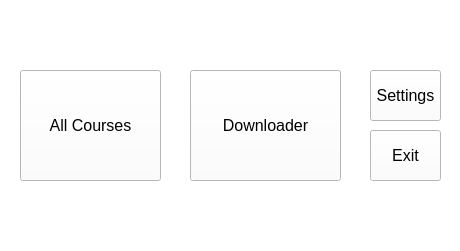
<?xml version="1.0" encoding="UTF-8"?>
<ui version="4.0">
 <class>MainWndClass</class>
 <widget class="QMainWindow" name="MainWndClass">
  <property name="geometry">
   <rect>
    <x>0</x>
    <y>0</y>
    <width>460</width>
    <height>251</height>
   </rect>
  </property>
  <property name="minimumSize">
   <size>
    <width>460</width>
    <height>251</height>
   </size>
  </property>
  <property name="maximumSize">
   <size>
    <width>460</width>
    <height>251</height>
   </size>
  </property>
  <property name="palette">
   <palette>
    <active>
     <colorrole role="WindowText">
      <brush brushstyle="SolidPattern">
       <color alpha="255">
        <red>0</red>
        <green>0</green>
        <blue>0</blue>
       </color>
      </brush>
     </colorrole>
     <colorrole role="Button">
      <brush brushstyle="SolidPattern">
       <color alpha="255">
        <red>255</red>
        <green>255</green>
        <blue>255</blue>
       </color>
      </brush>
     </colorrole>
     <colorrole role="Light">
      <brush brushstyle="SolidPattern">
       <color alpha="255">
        <red>255</red>
        <green>255</green>
        <blue>255</blue>
       </color>
      </brush>
     </colorrole>
     <colorrole role="Midlight">
      <brush brushstyle="SolidPattern">
       <color alpha="255">
        <red>255</red>
        <green>255</green>
        <blue>255</blue>
       </color>
      </brush>
     </colorrole>
     <colorrole role="Dark">
      <brush brushstyle="SolidPattern">
       <color alpha="255">
        <red>127</red>
        <green>127</green>
        <blue>127</blue>
       </color>
      </brush>
     </colorrole>
     <colorrole role="Mid">
      <brush brushstyle="SolidPattern">
       <color alpha="255">
        <red>170</red>
        <green>170</green>
        <blue>170</blue>
       </color>
      </brush>
     </colorrole>
     <colorrole role="Text">
      <brush brushstyle="SolidPattern">
       <color alpha="255">
        <red>0</red>
        <green>0</green>
        <blue>0</blue>
       </color>
      </brush>
     </colorrole>
     <colorrole role="BrightText">
      <brush brushstyle="SolidPattern">
       <color alpha="255">
        <red>255</red>
        <green>255</green>
        <blue>255</blue>
       </color>
      </brush>
     </colorrole>
     <colorrole role="ButtonText">
      <brush brushstyle="SolidPattern">
       <color alpha="255">
        <red>0</red>
        <green>0</green>
        <blue>0</blue>
       </color>
      </brush>
     </colorrole>
     <colorrole role="Base">
      <brush brushstyle="SolidPattern">
       <color alpha="255">
        <red>255</red>
        <green>255</green>
        <blue>255</blue>
       </color>
      </brush>
     </colorrole>
     <colorrole role="Window">
      <brush brushstyle="SolidPattern">
       <color alpha="255">
        <red>255</red>
        <green>255</green>
        <blue>255</blue>
       </color>
      </brush>
     </colorrole>
     <colorrole role="Shadow">
      <brush brushstyle="SolidPattern">
       <color alpha="255">
        <red>0</red>
        <green>0</green>
        <blue>0</blue>
       </color>
      </brush>
     </colorrole>
     <colorrole role="AlternateBase">
      <brush brushstyle="SolidPattern">
       <color alpha="255">
        <red>255</red>
        <green>255</green>
        <blue>255</blue>
       </color>
      </brush>
     </colorrole>
     <colorrole role="ToolTipBase">
      <brush brushstyle="SolidPattern">
       <color alpha="255">
        <red>255</red>
        <green>255</green>
        <blue>220</blue>
       </color>
      </brush>
     </colorrole>
     <colorrole role="ToolTipText">
      <brush brushstyle="SolidPattern">
       <color alpha="255">
        <red>0</red>
        <green>0</green>
        <blue>0</blue>
       </color>
      </brush>
     </colorrole>
    </active>
    <inactive>
     <colorrole role="WindowText">
      <brush brushstyle="SolidPattern">
       <color alpha="255">
        <red>0</red>
        <green>0</green>
        <blue>0</blue>
       </color>
      </brush>
     </colorrole>
     <colorrole role="Button">
      <brush brushstyle="SolidPattern">
       <color alpha="255">
        <red>255</red>
        <green>255</green>
        <blue>255</blue>
       </color>
      </brush>
     </colorrole>
     <colorrole role="Light">
      <brush brushstyle="SolidPattern">
       <color alpha="255">
        <red>255</red>
        <green>255</green>
        <blue>255</blue>
       </color>
      </brush>
     </colorrole>
     <colorrole role="Midlight">
      <brush brushstyle="SolidPattern">
       <color alpha="255">
        <red>255</red>
        <green>255</green>
        <blue>255</blue>
       </color>
      </brush>
     </colorrole>
     <colorrole role="Dark">
      <brush brushstyle="SolidPattern">
       <color alpha="255">
        <red>127</red>
        <green>127</green>
        <blue>127</blue>
       </color>
      </brush>
     </colorrole>
     <colorrole role="Mid">
      <brush brushstyle="SolidPattern">
       <color alpha="255">
        <red>170</red>
        <green>170</green>
        <blue>170</blue>
       </color>
      </brush>
     </colorrole>
     <colorrole role="Text">
      <brush brushstyle="SolidPattern">
       <color alpha="255">
        <red>0</red>
        <green>0</green>
        <blue>0</blue>
       </color>
      </brush>
     </colorrole>
     <colorrole role="BrightText">
      <brush brushstyle="SolidPattern">
       <color alpha="255">
        <red>255</red>
        <green>255</green>
        <blue>255</blue>
       </color>
      </brush>
     </colorrole>
     <colorrole role="ButtonText">
      <brush brushstyle="SolidPattern">
       <color alpha="255">
        <red>0</red>
        <green>0</green>
        <blue>0</blue>
       </color>
      </brush>
     </colorrole>
     <colorrole role="Base">
      <brush brushstyle="SolidPattern">
       <color alpha="255">
        <red>255</red>
        <green>255</green>
        <blue>255</blue>
       </color>
      </brush>
     </colorrole>
     <colorrole role="Window">
      <brush brushstyle="SolidPattern">
       <color alpha="255">
        <red>255</red>
        <green>255</green>
        <blue>255</blue>
       </color>
      </brush>
     </colorrole>
     <colorrole role="Shadow">
      <brush brushstyle="SolidPattern">
       <color alpha="255">
        <red>0</red>
        <green>0</green>
        <blue>0</blue>
       </color>
      </brush>
     </colorrole>
     <colorrole role="AlternateBase">
      <brush brushstyle="SolidPattern">
       <color alpha="255">
        <red>255</red>
        <green>255</green>
        <blue>255</blue>
       </color>
      </brush>
     </colorrole>
     <colorrole role="ToolTipBase">
      <brush brushstyle="SolidPattern">
       <color alpha="255">
        <red>255</red>
        <green>255</green>
        <blue>220</blue>
       </color>
      </brush>
     </colorrole>
     <colorrole role="ToolTipText">
      <brush brushstyle="SolidPattern">
       <color alpha="255">
        <red>0</red>
        <green>0</green>
        <blue>0</blue>
       </color>
      </brush>
     </colorrole>
    </inactive>
    <disabled>
     <colorrole role="WindowText">
      <brush brushstyle="SolidPattern">
       <color alpha="255">
        <red>127</red>
        <green>127</green>
        <blue>127</blue>
       </color>
      </brush>
     </colorrole>
     <colorrole role="Button">
      <brush brushstyle="SolidPattern">
       <color alpha="255">
        <red>255</red>
        <green>255</green>
        <blue>255</blue>
       </color>
      </brush>
     </colorrole>
     <colorrole role="Light">
      <brush brushstyle="SolidPattern">
       <color alpha="255">
        <red>255</red>
        <green>255</green>
        <blue>255</blue>
       </color>
      </brush>
     </colorrole>
     <colorrole role="Midlight">
      <brush brushstyle="SolidPattern">
       <color alpha="255">
        <red>255</red>
        <green>255</green>
        <blue>255</blue>
       </color>
      </brush>
     </colorrole>
     <colorrole role="Dark">
      <brush brushstyle="SolidPattern">
       <color alpha="255">
        <red>127</red>
        <green>127</green>
        <blue>127</blue>
       </color>
      </brush>
     </colorrole>
     <colorrole role="Mid">
      <brush brushstyle="SolidPattern">
       <color alpha="255">
        <red>170</red>
        <green>170</green>
        <blue>170</blue>
       </color>
      </brush>
     </colorrole>
     <colorrole role="Text">
      <brush brushstyle="SolidPattern">
       <color alpha="255">
        <red>127</red>
        <green>127</green>
        <blue>127</blue>
       </color>
      </brush>
     </colorrole>
     <colorrole role="BrightText">
      <brush brushstyle="SolidPattern">
       <color alpha="255">
        <red>255</red>
        <green>255</green>
        <blue>255</blue>
       </color>
      </brush>
     </colorrole>
     <colorrole role="ButtonText">
      <brush brushstyle="SolidPattern">
       <color alpha="255">
        <red>127</red>
        <green>127</green>
        <blue>127</blue>
       </color>
      </brush>
     </colorrole>
     <colorrole role="Base">
      <brush brushstyle="SolidPattern">
       <color alpha="255">
        <red>255</red>
        <green>255</green>
        <blue>255</blue>
       </color>
      </brush>
     </colorrole>
     <colorrole role="Window">
      <brush brushstyle="SolidPattern">
       <color alpha="255">
        <red>255</red>
        <green>255</green>
        <blue>255</blue>
       </color>
      </brush>
     </colorrole>
     <colorrole role="Shadow">
      <brush brushstyle="SolidPattern">
       <color alpha="255">
        <red>0</red>
        <green>0</green>
        <blue>0</blue>
       </color>
      </brush>
     </colorrole>
     <colorrole role="AlternateBase">
      <brush brushstyle="SolidPattern">
       <color alpha="255">
        <red>255</red>
        <green>255</green>
        <blue>255</blue>
       </color>
      </brush>
     </colorrole>
     <colorrole role="ToolTipBase">
      <brush brushstyle="SolidPattern">
       <color alpha="255">
        <red>255</red>
        <green>255</green>
        <blue>220</blue>
       </color>
      </brush>
     </colorrole>
     <colorrole role="ToolTipText">
      <brush brushstyle="SolidPattern">
       <color alpha="255">
        <red>0</red>
        <green>0</green>
        <blue>0</blue>
       </color>
      </brush>
     </colorrole>
    </disabled>
   </palette>
  </property>
  <property name="font">
   <font>
    <family>Segoe UI</family>
    <pointsize>12</pointsize>
   </font>
  </property>
  <property name="windowTitle">
   <string>iCourses Resources Downloader</string>
  </property>
  <widget class="QWidget" name="centralWidget">
   <widget class="QPushButton" name="btn_allCourses">
    <property name="geometry">
     <rect>
      <x>20</x>
      <y>70</y>
      <width>141</width>
      <height>111</height>
     </rect>
    </property>
    <property name="text">
     <string>All Courses</string>
    </property>
   </widget>
   <widget class="QPushButton" name="btn_downloader">
    <property name="geometry">
     <rect>
      <x>190</x>
      <y>70</y>
      <width>151</width>
      <height>111</height>
     </rect>
    </property>
    <property name="text">
     <string>Downloader</string>
    </property>
   </widget>
   <widget class="QPushButton" name="btn_settings">
    <property name="geometry">
     <rect>
      <x>370</x>
      <y>70</y>
      <width>71</width>
      <height>51</height>
     </rect>
    </property>
    <property name="text">
     <string>Settings</string>
    </property>
   </widget>
   <widget class="QPushButton" name="btn_exit">
    <property name="geometry">
     <rect>
      <x>370</x>
      <y>130</y>
      <width>71</width>
      <height>51</height>
     </rect>
    </property>
    <property name="text">
     <string>Exit</string>
    </property>
   </widget>
  </widget>
 </widget>
 <layoutdefault spacing="6" margin="11"/>
 <resources>
  <include location="mainwnd.qrc"/>
 </resources>
 <connections>
  <connection>
   <sender>btn_allCourses</sender>
   <signal>clicked()</signal>
   <receiver>MainWndClass</receiver>
   <slot>btn_allCourses()</slot>
   <hints>
    <hint type="sourcelabel">
     <x>100</x>
     <y>126</y>
    </hint>
    <hint type="destinationlabel">
     <x>119</x>
     <y>13</y>
    </hint>
   </hints>
  </connection>
  <connection>
   <sender>btn_downloader</sender>
   <signal>clicked()</signal>
   <receiver>MainWndClass</receiver>
   <slot>btn_downloader()</slot>
   <hints>
    <hint type="sourcelabel">
     <x>260</x>
     <y>139</y>
    </hint>
    <hint type="destinationlabel">
     <x>285</x>
     <y>13</y>
    </hint>
   </hints>
  </connection>
  <connection>
   <sender>btn_settings</sender>
   <signal>clicked()</signal>
   <receiver>MainWndClass</receiver>
   <slot>btn_settings()</slot>
   <hints>
    <hint type="sourcelabel">
     <x>403</x>
     <y>103</y>
    </hint>
    <hint type="destinationlabel">
     <x>369</x>
     <y>45</y>
    </hint>
   </hints>
  </connection>
  <connection>
   <sender>btn_exit</sender>
   <signal>clicked()</signal>
   <receiver>MainWndClass</receiver>
   <slot>close()</slot>
   <hints>
    <hint type="sourcelabel">
     <x>414</x>
     <y>157</y>
    </hint>
    <hint type="destinationlabel">
     <x>342</x>
     <y>191</y>
    </hint>
   </hints>
  </connection>
 </connections>
 <slots>
  <slot>btn_allCourses()</slot>
  <slot>btn_downloader()</slot>
  <slot>btn_settings()</slot>
 </slots>
</ui>
